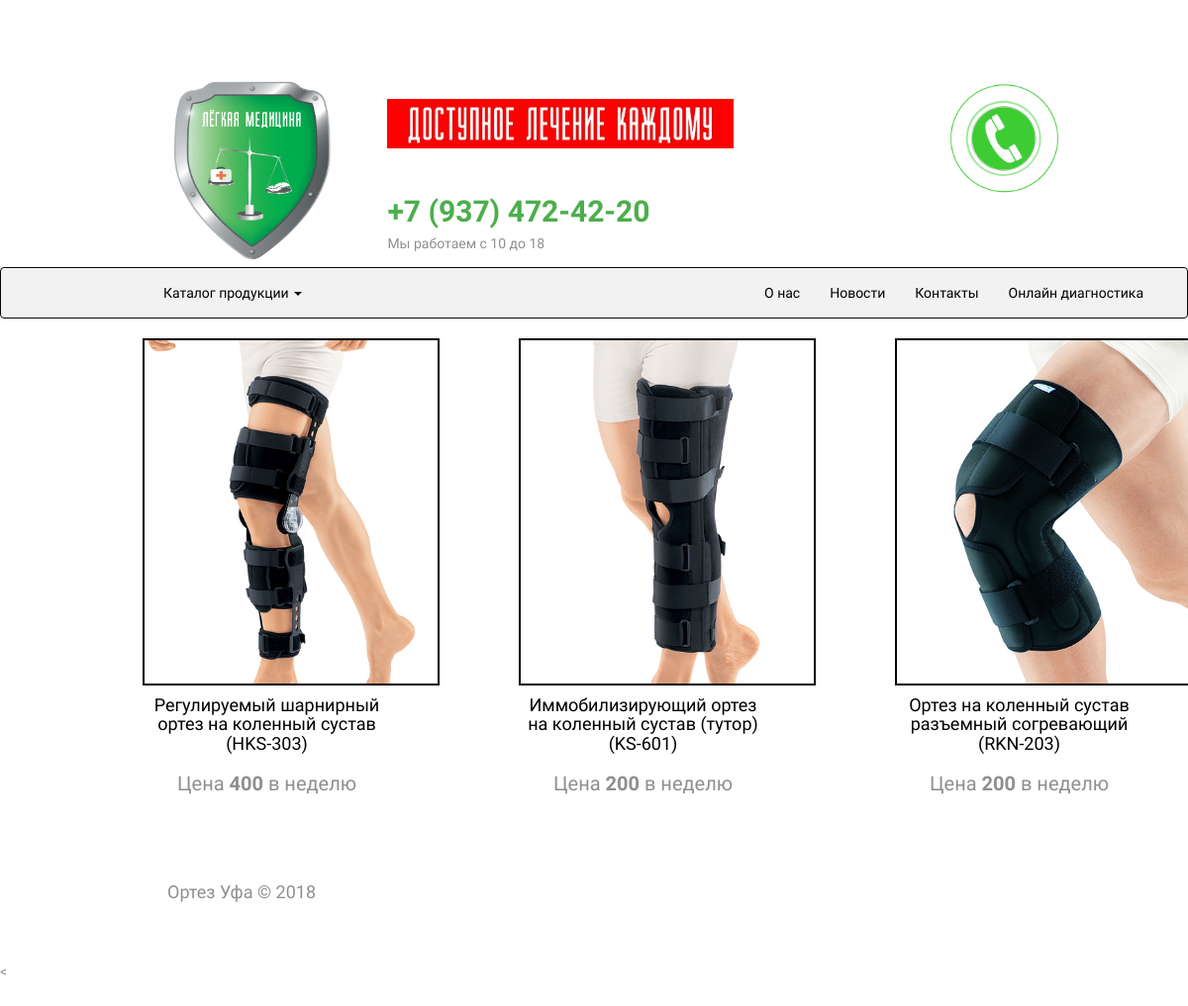
/category/knee_joint/, run on an earlier commit of the app's database.
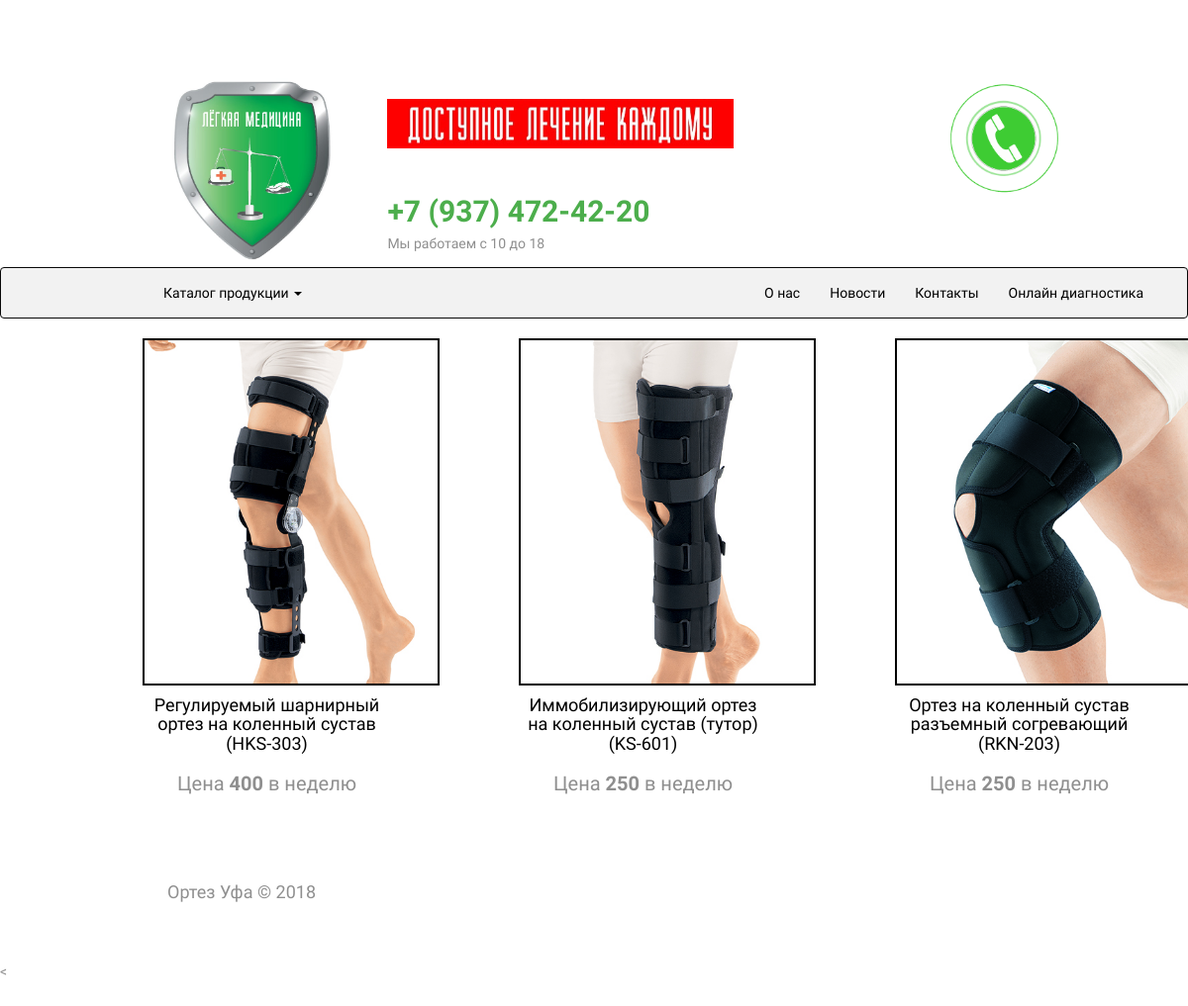
And on a later commit of the database.
### ecomapp/models.py (models this page shows, shortened)
class Product(models.Model):
    category = models.ForeignKey(Category, on_delete=models.PROTECT)
    brand = models.ForeignKey(Brand, on_delete=models.PROTECT)
    title = models.CharField(max_length=120)
    slug = models.SlugField()
    description = models.TextField()
    image = models.ImageField(upload_to=image_folder)
    image2 = models.ImageField(upload_to=image_folder)
    indications = models.TextField(null=True)
    contraindications = models.TextField(null=True)
    selection_of_sizes = models.ImageField(upload_to=image_folder, null=True)
    price = models.DecimalField(max_digits=9, decimal_places=0)
    available = models.BooleanField(default=True)
    objects = ProductManager()
    instruction_title = models.CharField(max_length=30)
    instruction_pdf = models.FileField(upload_to=image_folder)
    def get_absolut_url(self):
        return reverse('product_detail', kwargs={'product_slug': self.slug})

### ecomapp/views.py (the view, shortened to what this page needs)
# urls.py: re_path(r'^category/(?P<category_slug>[-\w]+)/$', category_view, name='category_detail'),
def category_view(request, category_slug):
    if request.method == 'GET':
        form = ContactForm()
    category = Category.objects.get(slug=category_slug)
    product_of_category = Product.objects.filter(category=category)
    categories = Category.objects.all()
    context = {
        'product_of_category': product_of_category,
        'categorise': categories,
        'form': form
    }
    return render(request, 'category.html', context)

### ecomapp/models.py (called while the page is built)
    def get_absolut_url(self):
        return reverse('category_detail', kwargs={'category_slug': self.slug})

### templates/category.html
{%  extends "base.html" %}
{% block  content%}
    <div class="container">
        <div class="category">
            {% for product in product_of_category %}
                <div class="col-md-4" style="padding-left: 10%">
                    <img src="{{ product.image.url }}" style="height: 100%; width: 300px; border: 2px solid #010101;">
                    <h4 class="text-center" ><a href="{{ product.get_absolut_url }}">{{ product.title }}</a></h4>
                    <p class="text-center" style="font-size: 20px">Цена <strong>{{ product.price }}</strong> в неделю</p>
                </div>
            {% endfor %}
        </div>
    </div>
{% endblock content  %}

### templates/base.html (shortened to what this page needs)
{% load static %}
{% load staticfiles %}
<!DOCTYPE html>
<html lang="en">
<head>
    <link  rel='stylesheet' href='{% static "css/bootstrap.css" %}'>
    <link rel="stylesheet" href="{% static "css/shop-homepage.css" %}"/>
<body>
        <div class="container">
            <div class="row">
                <div class="col-xs-6 col-md-3">
                    <a href="/"><img  src="/media/image/logo.jpg" width="180" height="200" ></a>
                </div>
                <div class="col-xs-6 col-md-4" style="padding-top: 30px">
                    <a href="/"><img src="/media/image/logo2.jpg" width="350" height="50" ></a>
                    <a style="font-size: 30px; color: #4cae4c" href="tel:+79659416077"><strong><br>+7 (937) 472-42-20</strong></a>
                    <br> Мы работаем с 10 до 18
                </div>
                <div class="col-xs-6 col-md-4" style="padding-left: 30%">
                    <a href="#"><img src="/media/image/callback.gif" width="140" height="140" ></a>
                </div>
            </div>
        </div>
        <div class="navbar navbar-inverse">
            <div class="container" style="padding-left: 120px">
                <div class="collapse navbar-collapse" id="bs-example-navbar-collapse-1">
                    <ul class="nav navbar-nav">
                        <li class="dropdown">
                            <a href="#" class="dropdown-toggle" data-toggle="dropdown" role="button" aria-haspopup="true" aria-expanded="false">Каталог продукции <span class="caret"></span></a>
                        </li>
                    </ul>
                    <ul class="nav navbar-nav navbar-right">
                        <li><a href="{% url 'o_nas' %}">О нас</a></li>
                        <li><a href="#">Новости</a></li>
                        <li><a href="{% url 'contact' %}">Контакты</a></li>
                        <li><a href="#">Онлайн диагностика</a> </li>
                    </ul>
                </div>
            </div>
        </div>
        {% block content %}{% endblock content%}
        <footer>
            <div class="row">
                <div class="col-lg-12">
                    <div><h4>Ортез Уфа &copy; 2018</h4>
                    </div>
                </div>
            </div>
        </footer>
    <<script src='{% static "js/bootstrap.min.js" %}'></script>
</body>
</html>

### static_in_dev/css/shop-homepage.css (style rules this page uses)
body { padding-top: 70px; }
.navbar-inverse { background-color: #f2f2f2; border-color: #080808; }
footer { margin: 50px 0; }
body { height:1600px; }
.row { width: 100%; max-width: 940px; margin: 0 auto; position: relative; padding: 0 2%; }
* { box-sizing: border-box; }
body { color: #8f8f8f; background: white; font-family: "Cardo", serif; font-weight: 300; -webkit-font-smoothing: antialiased; }
a { text-decoration: none; }
p { margin-bottom: 20px; font-size: 17px; line-height: 2; }

### templates/base.html (style rules this page uses)
A { color: black; }

What changed in the data, as far as the page shows it:
changed Product "Иммобилизирующий ортез на коленный сустав (тутор) (KS-601)": price "200" → "250"
changed Product "Ортез на коленный сустав разъемный согревающий (RKN-203)": price "200" → "250"
